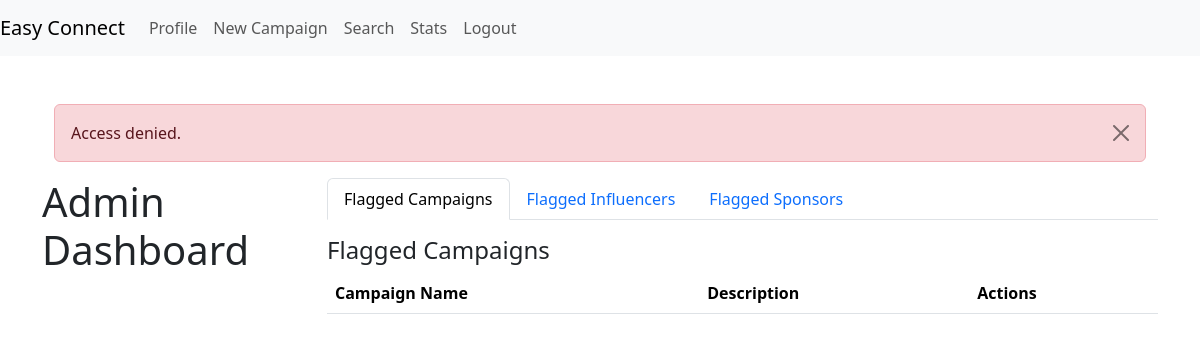
The app's page /admin/dashboard (signed in), older data.
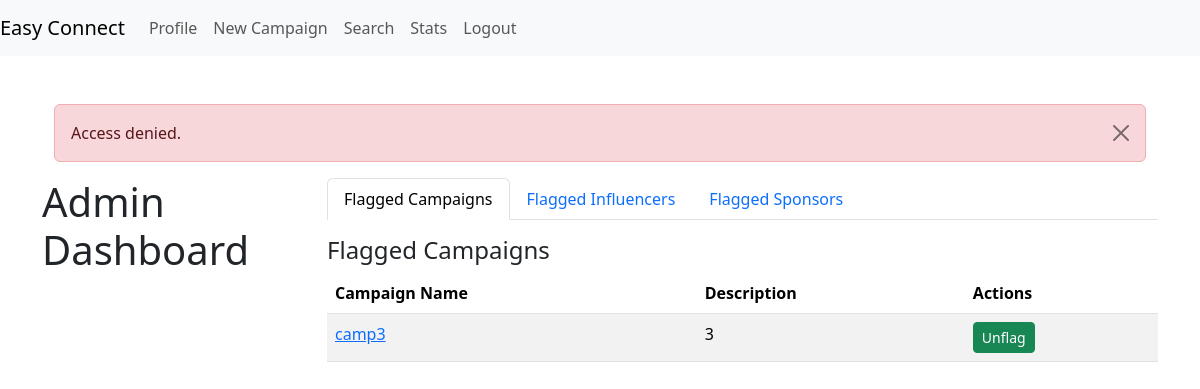
The same page, newer data.
### models.py (models this page shows)
class Campaign(db.Model):
    __tablename__ = 'campaign'
    campaign_id = db.Column(db.Integer, primary_key=True, autoincrement=True)
    sponsor_id = db.Column(db.Integer, db.ForeignKey('sponsors.sponsor_id'), nullable=False)
    name = db.Column(db.String(32),unique=True, nullable=False)
    description = db.Column(db.String(128))
    start_date = db.Column(db.Date)
    end_date = db.Column(db.Date)
    budget = db.Column(db.Float(10, 2), nullable=False)
    visibility = db.Column(Enum('private', 'public', name='visibility_types'), default='public', nullable=False)
    goals = db.Column(db.String(128))
    niche = db.Column(db.String(32),nullable=False)
    campaign_status = db.Column(Enum('ongoing', 'flagged', 'deleted', 'completed' ,name='campaign_status_types'), default='ongoing', nullable=False)
    sponsor = db.relationship('Sponsor', backref=db.backref('campaigns', lazy=True))

### routes.py (the view)
@app.route('/admin/dashboard')
@auth_rep
@role_required(1)
def admin_dashboard():
    flagged_campaigns = Campaign.query.filter_by(campaign_status='flagged').all()
    flagged_influencers = User.query.filter_by(is_flagged=True, role_id=3).all()
    flagged_sponsors = User.query.filter_by(is_flagged=True, role_id=2).all()
    return render_template('admin_dashboard.html',
                           flagged_campaigns=flagged_campaigns,
                           flagged_influencers=flagged_influencers,
                           flagged_sponsors=flagged_sponsors)

### routes.py (called while the page is built)
def auth_rep(func):
    @wraps(func)
    def inner(*args,**kwargs):
        if 'user_id' in session:
            user = User.query.get(session['user_id'])
            if user.is_flagged:
                flash('Your account is flagged and cannot perform this action.', 'error')
                return redirect(url_for('login'))
            return func(*args,**kwargs)
        else:
            flash('You are not logged in,Please login to proceed','error')
            return redirect(url_for('login'))
    return inner

def role_required(role_id):
    def decorator(f):
        @wraps(f)
        def decorated_function(*args, **kwargs):
            if session.get('role_id') != role_id:
                flash('Access denied.', 'danger')
                redirect(request.referrer or url_for('login'))
            return f(*args, **kwargs)
        return decorated_function
    return decorator

### templates/admin_dashboard.html (shortened to what this page needs)
{% extends 'layout.html' %}
{% block content %}
<div class="row">
    <div class="col-md-3 admin-details">
        <h1>Admin Dashboard</h1>
    </div>
    <div class="col-md-9">
        <ul class="nav nav-tabs" id="adminTab" role="tablist">
            <li class="nav-item" role="presentation">
                <a class="nav-link active" id="flagged-campaigns-tab" data-bs-toggle="tab" href="#flaggedCampaigns" role="tab" aria-controls="flaggedCampaigns" aria-selected="true">Flagged Campaigns</a>
            </li>
            <li class="nav-item" role="presentation">
                <a class="nav-link" id="flagged-influencers-tab" data-bs-toggle="tab" href="#flaggedInfluencers" role="tab" aria-controls="flaggedInfluencers" aria-selected="false">Flagged Influencers</a>
            </li>
            <li class="nav-item" role="presentation">
                <a class="nav-link" id="flagged-sponsors-tab" data-bs-toggle="tab" href="#flaggedSponsors" role="tab" aria-controls="flaggedSponsors" aria-selected="false">Flagged Sponsors</a>
            </li>
        </ul>
        <div class="tab-content mt-3" id="adminTabContent">
            <div class="tab-pane fade show active" id="flaggedCampaigns" role="tabpanel" aria-labelledby="flagged-campaigns-tab">
                <h4>Flagged Campaigns</h4>
                <table class="table table-striped">
                    <thead>
                        <tr>
                            <th>Campaign Name</th>
                            <th>Description</th>
                            <th>Actions</th>
                        </tr>
                    </thead>
                    <tbody>
                        {% for campaign in flagged_campaigns %}
                        <tr>
                            <td><a href="{{ url_for('campaign_details', campaign_id=campaign.campaign_id) }}">{{ campaign.name }}</a></td>
                            <td>{{ campaign.description }}</td>
                            <td>
                                <form action="{{ url_for('unflag_campaign', campaign_id=campaign.campaign_id) }}" method="POST" style="display:inline;">
                                    <button type="submit" class="btn btn-success btn-sm">Unflag</button>
                                </form>
                            </td>
                        </tr>
                        {% endfor %}
                    </tbody>
                </table>
            </div>
        </div>
    </div>
</div>
{% endblock %}

Row changes from the older to the newer data that the page shows:
now on this page (row edited): Campaign: name "camp3", description "3"
